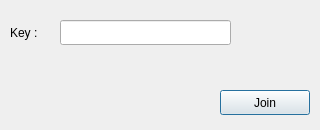
<?xml version="1.0" encoding="UTF-8"?>
<ui version="4.0">
 <class>JoinPopUp</class>
 <widget class="QDialog" name="JoinPopUp">
  <property name="geometry">
   <rect>
    <x>0</x>
    <y>0</y>
    <width>320</width>
    <height>130</height>
   </rect>
  </property>
  <property name="minimumSize">
   <size>
    <width>320</width>
    <height>130</height>
   </size>
  </property>
  <property name="maximumSize">
   <size>
    <width>320</width>
    <height>130</height>
   </size>
  </property>
  <property name="windowTitle">
   <string>Dialog</string>
  </property>
  <widget class="QLabel" name="key">
   <property name="geometry">
    <rect>
     <x>10</x>
     <y>20</y>
     <width>41</width>
     <height>25</height>
    </rect>
   </property>
   <property name="text">
    <string>Key :</string>
   </property>
  </widget>
  <widget class="QPushButton" name="joinButton">
   <property name="geometry">
    <rect>
     <x>220</x>
     <y>90</y>
     <width>90</width>
     <height>25</height>
    </rect>
   </property>
   <property name="palette">
    <palette>
     <active>
      <colorrole role="WindowText">
       <brush brushstyle="SolidPattern">
        <color alpha="255">
         <red>0</red>
         <green>0</green>
         <blue>0</blue>
        </color>
       </brush>
      </colorrole>
      <colorrole role="Button">
       <brush brushstyle="SolidPattern">
        <color alpha="255">
         <red>0</red>
         <green>128</green>
         <blue>0</blue>
        </color>
       </brush>
      </colorrole>
      <colorrole role="Light">
       <brush brushstyle="SolidPattern">
        <color alpha="255">
         <red>255</red>
         <green>255</green>
         <blue>255</blue>
        </color>
       </brush>
      </colorrole>
      <colorrole role="Midlight">
       <brush brushstyle="SolidPattern">
        <color alpha="255">
         <red>202</red>
         <green>202</green>
         <blue>202</blue>
        </color>
       </brush>
      </colorrole>
      <colorrole role="Dark">
       <brush brushstyle="SolidPattern">
        <color alpha="255">
         <red>159</red>
         <green>159</green>
         <blue>159</blue>
        </color>
       </brush>
      </colorrole>
      <colorrole role="Mid">
       <brush brushstyle="SolidPattern">
        <color alpha="255">
         <red>184</red>
         <green>184</green>
         <blue>184</blue>
        </color>
       </brush>
      </colorrole>
      <colorrole role="Text">
       <brush brushstyle="SolidPattern">
        <color alpha="255">
         <red>0</red>
         <green>0</green>
         <blue>0</blue>
        </color>
       </brush>
      </colorrole>
      <colorrole role="BrightText">
       <brush brushstyle="SolidPattern">
        <color alpha="255">
         <red>255</red>
         <green>255</green>
         <blue>255</blue>
        </color>
       </brush>
      </colorrole>
      <colorrole role="ButtonText">
       <brush brushstyle="SolidPattern">
        <color alpha="255">
         <red>0</red>
         <green>0</green>
         <blue>0</blue>
        </color>
       </brush>
      </colorrole>
      <colorrole role="Base">
       <brush brushstyle="SolidPattern">
        <color alpha="255">
         <red>255</red>
         <green>255</green>
         <blue>255</blue>
        </color>
       </brush>
      </colorrole>
      <colorrole role="Window">
       <brush brushstyle="SolidPattern">
        <color alpha="255">
         <red>239</red>
         <green>239</green>
         <blue>239</blue>
        </color>
       </brush>
      </colorrole>
      <colorrole role="Shadow">
       <brush brushstyle="SolidPattern">
        <color alpha="255">
         <red>118</red>
         <green>118</green>
         <blue>118</blue>
        </color>
       </brush>
      </colorrole>
      <colorrole role="Highlight">
       <brush brushstyle="SolidPattern">
        <color alpha="255">
         <red>48</red>
         <green>140</green>
         <blue>198</blue>
        </color>
       </brush>
      </colorrole>
      <colorrole role="HighlightedText">
       <brush brushstyle="SolidPattern">
        <color alpha="255">
         <red>255</red>
         <green>255</green>
         <blue>255</blue>
        </color>
       </brush>
      </colorrole>
      <colorrole role="Link">
       <brush brushstyle="SolidPattern">
        <color alpha="255">
         <red>0</red>
         <green>0</green>
         <blue>255</blue>
        </color>
       </brush>
      </colorrole>
      <colorrole role="LinkVisited">
       <brush brushstyle="SolidPattern">
        <color alpha="255">
         <red>255</red>
         <green>0</green>
         <blue>255</blue>
        </color>
       </brush>
      </colorrole>
      <colorrole role="AlternateBase">
       <brush brushstyle="SolidPattern">
        <color alpha="255">
         <red>247</red>
         <green>247</green>
         <blue>247</blue>
        </color>
       </brush>
      </colorrole>
      <colorrole role="NoRole">
       <brush brushstyle="SolidPattern">
        <color alpha="255">
         <red>0</red>
         <green>0</green>
         <blue>0</blue>
        </color>
       </brush>
      </colorrole>
      <colorrole role="ToolTipBase">
       <brush brushstyle="SolidPattern">
        <color alpha="255">
         <red>255</red>
         <green>255</green>
         <blue>220</blue>
        </color>
       </brush>
      </colorrole>
      <colorrole role="ToolTipText">
       <brush brushstyle="SolidPattern">
        <color alpha="255">
         <red>0</red>
         <green>0</green>
         <blue>0</blue>
        </color>
       </brush>
      </colorrole>
      <colorrole role="PlaceholderText">
       <brush brushstyle="SolidPattern">
        <color alpha="128">
         <red>0</red>
         <green>0</green>
         <blue>0</blue>
        </color>
       </brush>
      </colorrole>
     </active>
     <inactive>
      <colorrole role="WindowText">
       <brush brushstyle="SolidPattern">
        <color alpha="255">
         <red>0</red>
         <green>0</green>
         <blue>0</blue>
        </color>
       </brush>
      </colorrole>
      <colorrole role="Button">
       <brush brushstyle="SolidPattern">
        <color alpha="255">
         <red>239</red>
         <green>239</green>
         <blue>239</blue>
        </color>
       </brush>
      </colorrole>
      <colorrole role="Light">
       <brush brushstyle="SolidPattern">
        <color alpha="255">
         <red>255</red>
         <green>255</green>
         <blue>255</blue>
        </color>
       </brush>
      </colorrole>
      <colorrole role="Midlight">
       <brush brushstyle="SolidPattern">
        <color alpha="255">
         <red>202</red>
         <green>202</green>
         <blue>202</blue>
        </color>
       </brush>
      </colorrole>
      <colorrole role="Dark">
       <brush brushstyle="SolidPattern">
        <color alpha="255">
         <red>159</red>
         <green>159</green>
         <blue>159</blue>
        </color>
       </brush>
      </colorrole>
      <colorrole role="Mid">
       <brush brushstyle="SolidPattern">
        <color alpha="255">
         <red>184</red>
         <green>184</green>
         <blue>184</blue>
        </color>
       </brush>
      </colorrole>
      <colorrole role="Text">
       <brush brushstyle="SolidPattern">
        <color alpha="255">
         <red>0</red>
         <green>0</green>
         <blue>0</blue>
        </color>
       </brush>
      </colorrole>
      <colorrole role="BrightText">
       <brush brushstyle="SolidPattern">
        <color alpha="255">
         <red>255</red>
         <green>255</green>
         <blue>255</blue>
        </color>
       </brush>
      </colorrole>
      <colorrole role="ButtonText">
       <brush brushstyle="SolidPattern">
        <color alpha="255">
         <red>0</red>
         <green>0</green>
         <blue>0</blue>
        </color>
       </brush>
      </colorrole>
      <colorrole role="Base">
       <brush brushstyle="SolidPattern">
        <color alpha="255">
         <red>255</red>
         <green>255</green>
         <blue>255</blue>
        </color>
       </brush>
      </colorrole>
      <colorrole role="Window">
       <brush brushstyle="SolidPattern">
        <color alpha="255">
         <red>239</red>
         <green>239</green>
         <blue>239</blue>
        </color>
       </brush>
      </colorrole>
      <colorrole role="Shadow">
       <brush brushstyle="SolidPattern">
        <color alpha="255">
         <red>118</red>
         <green>118</green>
         <blue>118</blue>
        </color>
       </brush>
      </colorrole>
      <colorrole role="Highlight">
       <brush brushstyle="SolidPattern">
        <color alpha="255">
         <red>48</red>
         <green>140</green>
         <blue>198</blue>
        </color>
       </brush>
      </colorrole>
      <colorrole role="HighlightedText">
       <brush brushstyle="SolidPattern">
        <color alpha="255">
         <red>255</red>
         <green>255</green>
         <blue>255</blue>
        </color>
       </brush>
      </colorrole>
      <colorrole role="Link">
       <brush brushstyle="SolidPattern">
        <color alpha="255">
         <red>0</red>
         <green>0</green>
         <blue>255</blue>
        </color>
       </brush>
      </colorrole>
      <colorrole role="LinkVisited">
       <brush brushstyle="SolidPattern">
        <color alpha="255">
         <red>255</red>
         <green>0</green>
         <blue>255</blue>
        </color>
       </brush>
      </colorrole>
      <colorrole role="AlternateBase">
       <brush brushstyle="SolidPattern">
        <color alpha="255">
         <red>247</red>
         <green>247</green>
         <blue>247</blue>
        </color>
       </brush>
      </colorrole>
      <colorrole role="NoRole">
       <brush brushstyle="NoBrush">
        <color alpha="255">
         <red>0</red>
         <green>0</green>
         <blue>0</blue>
        </color>
       </brush>
      </colorrole>
      <colorrole role="ToolTipBase">
       <brush brushstyle="SolidPattern">
        <color alpha="255">
         <red>255</red>
         <green>255</green>
         <blue>220</blue>
        </color>
       </brush>
      </colorrole>
      <colorrole role="ToolTipText">
       <brush brushstyle="SolidPattern">
        <color alpha="255">
         <red>0</red>
         <green>0</green>
         <blue>0</blue>
        </color>
       </brush>
      </colorrole>
      <colorrole role="PlaceholderText">
       <brush brushstyle="SolidPattern">
        <color alpha="128">
         <red>0</red>
         <green>0</green>
         <blue>0</blue>
        </color>
       </brush>
      </colorrole>
     </inactive>
     <disabled>
      <colorrole role="WindowText">
       <brush brushstyle="SolidPattern">
        <color alpha="255">
         <red>190</red>
         <green>190</green>
         <blue>190</blue>
        </color>
       </brush>
      </colorrole>
      <colorrole role="Button">
       <brush brushstyle="SolidPattern">
        <color alpha="255">
         <red>0</red>
         <green>128</green>
         <blue>0</blue>
        </color>
       </brush>
      </colorrole>
      <colorrole role="Light">
       <brush brushstyle="SolidPattern">
        <color alpha="255">
         <red>255</red>
         <green>255</green>
         <blue>255</blue>
        </color>
       </brush>
      </colorrole>
      <colorrole role="Midlight">
       <brush brushstyle="SolidPattern">
        <color alpha="255">
         <red>202</red>
         <green>202</green>
         <blue>202</blue>
        </color>
       </brush>
      </colorrole>
      <colorrole role="Dark">
       <brush brushstyle="SolidPattern">
        <color alpha="255">
         <red>190</red>
         <green>190</green>
         <blue>190</blue>
        </color>
       </brush>
      </colorrole>
      <colorrole role="Mid">
       <brush brushstyle="SolidPattern">
        <color alpha="255">
         <red>184</red>
         <green>184</green>
         <blue>184</blue>
        </color>
       </brush>
      </colorrole>
      <colorrole role="Text">
       <brush brushstyle="SolidPattern">
        <color alpha="255">
         <red>190</red>
         <green>190</green>
         <blue>190</blue>
        </color>
       </brush>
      </colorrole>
      <colorrole role="BrightText">
       <brush brushstyle="SolidPattern">
        <color alpha="255">
         <red>255</red>
         <green>255</green>
         <blue>255</blue>
        </color>
       </brush>
      </colorrole>
      <colorrole role="ButtonText">
       <brush brushstyle="SolidPattern">
        <color alpha="255">
         <red>190</red>
         <green>190</green>
         <blue>190</blue>
        </color>
       </brush>
      </colorrole>
      <colorrole role="Base">
       <brush brushstyle="SolidPattern">
        <color alpha="255">
         <red>239</red>
         <green>239</green>
         <blue>239</blue>
        </color>
       </brush>
      </colorrole>
      <colorrole role="Window">
       <brush brushstyle="SolidPattern">
        <color alpha="255">
         <red>239</red>
         <green>239</green>
         <blue>239</blue>
        </color>
       </brush>
      </colorrole>
      <colorrole role="Shadow">
       <brush brushstyle="SolidPattern">
        <color alpha="255">
         <red>177</red>
         <green>177</green>
         <blue>177</blue>
        </color>
       </brush>
      </colorrole>
      <colorrole role="Highlight">
       <brush brushstyle="SolidPattern">
        <color alpha="255">
         <red>145</red>
         <green>145</green>
         <blue>145</blue>
        </color>
       </brush>
      </colorrole>
      <colorrole role="HighlightedText">
       <brush brushstyle="SolidPattern">
        <color alpha="255">
         <red>255</red>
         <green>255</green>
         <blue>255</blue>
        </color>
       </brush>
      </colorrole>
      <colorrole role="Link">
       <brush brushstyle="SolidPattern">
        <color alpha="255">
         <red>0</red>
         <green>0</green>
         <blue>255</blue>
        </color>
       </brush>
      </colorrole>
      <colorrole role="LinkVisited">
       <brush brushstyle="SolidPattern">
        <color alpha="255">
         <red>255</red>
         <green>0</green>
         <blue>255</blue>
        </color>
       </brush>
      </colorrole>
      <colorrole role="AlternateBase">
       <brush brushstyle="SolidPattern">
        <color alpha="255">
         <red>247</red>
         <green>247</green>
         <blue>247</blue>
        </color>
       </brush>
      </colorrole>
      <colorrole role="NoRole">
       <brush brushstyle="NoBrush">
        <color alpha="255">
         <red>0</red>
         <green>0</green>
         <blue>0</blue>
        </color>
       </brush>
      </colorrole>
      <colorrole role="ToolTipBase">
       <brush brushstyle="SolidPattern">
        <color alpha="255">
         <red>255</red>
         <green>255</green>
         <blue>220</blue>
        </color>
       </brush>
      </colorrole>
      <colorrole role="ToolTipText">
       <brush brushstyle="SolidPattern">
        <color alpha="255">
         <red>0</red>
         <green>0</green>
         <blue>0</blue>
        </color>
       </brush>
      </colorrole>
      <colorrole role="PlaceholderText">
       <brush brushstyle="SolidPattern">
        <color alpha="128">
         <red>0</red>
         <green>0</green>
         <blue>0</blue>
        </color>
       </brush>
      </colorrole>
     </disabled>
    </palette>
   </property>
   <property name="text">
    <string>Join</string>
   </property>
  </widget>
  <widget class="QLineEdit" name="labelInsertKey">
   <property name="geometry">
    <rect>
     <x>60</x>
     <y>20</y>
     <width>171</width>
     <height>25</height>
    </rect>
   </property>
   <property name="text">
    <string/>
   </property>
  </widget>
  <widget class="QLabel" name="lMessage">
   <property name="geometry">
    <rect>
     <x>10</x>
     <y>90</y>
     <width>200</width>
     <height>25</height>
    </rect>
   </property>
   <property name="text">
    <string/>
   </property>
  </widget>
 </widget>
 <resources/>
 <connections/>
</ui>
